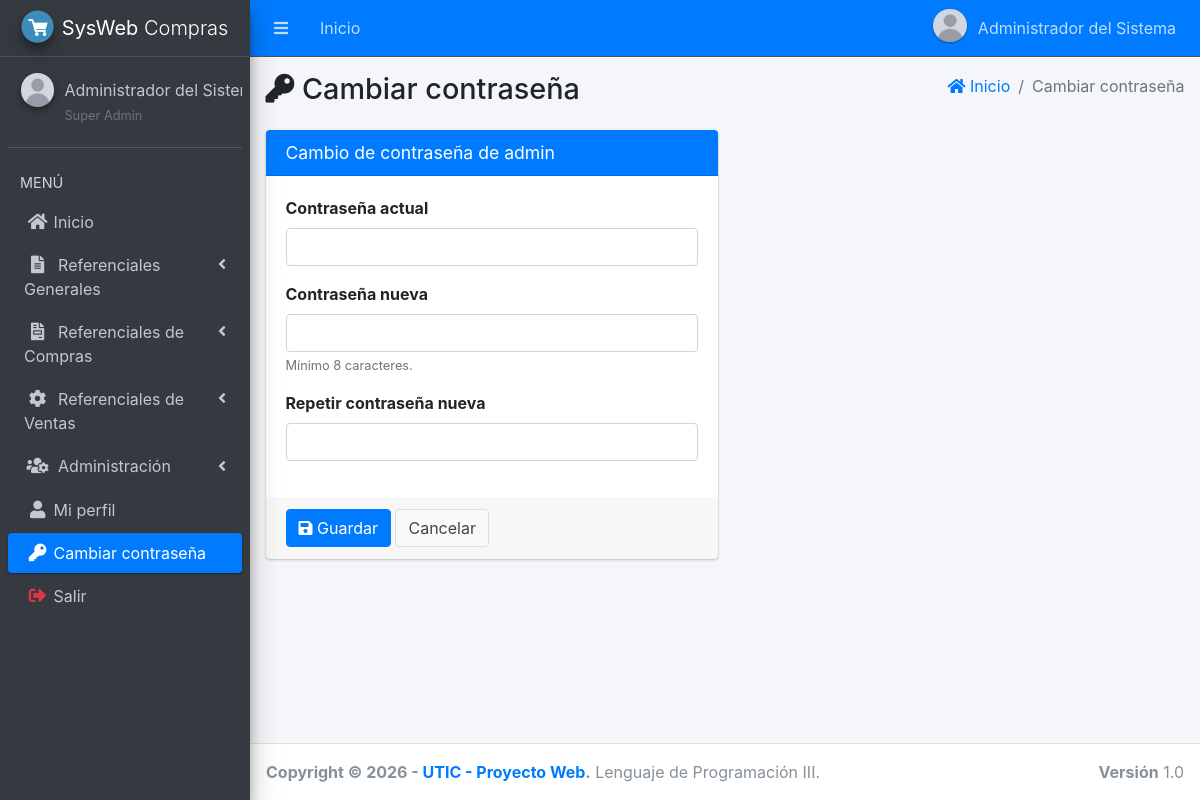
Page /main.php?module=password (signed in) on the committed database.
### tables this page shows
CREATE TABLE menu (
    id_menu   INT AUTO_INCREMENT PRIMARY KEY,
    id_padre  INT NULL COMMENT 'NULL = opción de primer nivel o grupo',
    titulo    VARCHAR(50) NOT NULL,
    icono     VARCHAR(50) NOT NULL DEFAULT 'far fa-circle',
    modulo    VARCHAR(30) NULL COMMENT 'Clave del módulo (main.php?module=...). NULL = grupo',
    orden     INT NOT NULL DEFAULT 0,
    UNIQUE KEY uk_menu_modulo (modulo),
    CONSTRAINT fk_menu_padre FOREIGN KEY (id_padre)
        REFERENCES menu (id_menu) ON UPDATE CASCADE ON DELETE CASCADE
);

### app/config/database.php (called while the page is built, shortened)
<?php
function db(): PDO
{
    static $pdo = null;
    if ($pdo === null) {
        $dsn = 'mysql:host=' . DB_HOST . ';port=' . DB_PORT . ';dbname=' . DB_NAME . ';charset=utf8mb4';
        try {
            $pdo = new PDO($dsn, DB_USER, DB_PASS, [
                PDO::ATTR_ERRMODE            => PDO::ERRMODE_EXCEPTION,
                PDO::ATTR_DEFAULT_FETCH_MODE => PDO::FETCH_ASSOC,
                PDO::ATTR_EMULATE_PREPARES   => false,
            ]);
            $pdo->exec("SET time_zone = '" . date('P') . "'");
        } catch (PDOException $e) {
            error_log('Error de conexión: ' . $e->getMessage());
            http_response_code(500);
            exit('No se pudo conectar con la base de datos. Verifique la configuración en config/config.php.');
        }
    }
    return $pdo;
}

### app/core/rutas.php (called while the page is built, shortened)
<?php
return [
    'start'             => ['start.php',                 'start'],
    'password'          => ['password/form.php',         'password'],
    'perfil'            => ['perfil/view.php',           'perfil'],
    'form_perfil'       => ['perfil/form.php',           'perfil'],
    'user'              => ['user/view.php',             'user'],
    'form_user'         => ['user/form.php',             'user'],
    'permisos'          => ['permisos/view.php',         'permisos'],
    'departamento'      => ['departamento/view.php',     'departamento'],
    'form_departamento' => ['departamento/form.php',     'departamento'],
    'ciudad'            => ['ciudad/view.php',           'ciudad'],
    'form_ciudad'       => ['ciudad/form.php',           'ciudad'],
    'proveedores'       => ['proveedores/view.php',      'proveedores'],
    'form_proveedores'  => ['proveedores/form.php',      'proveedores'],
    'deposito'          => ['simple/view.php',           'deposito'],
    'form_deposito'     => ['simple/form.php',           'deposito'],
    'tipo_producto'     => ['simple/view.php',           'tipo_producto'],
    'form_tipo_producto'=> ['simple/form.php',           'tipo_producto'],
    'u_medida'          => ['simple/view.php',           'u_medida'],
    'form_u_medida'     => ['simple/form.php',           'u_medida'],
    'productos'         => ['productos/view.php',        'productos'],
    'form_productos'    => ['productos/form.php',        'productos'],
    'clientes'          => ['clientes/view.php',         'clientes'],
    'form_clientes'     => ['clientes/form.php',         'clientes'],
    'compras'           => ['compras/view.php',          'compras'],
    'form_compras'      => ['compras/form.php',          'compras'],
    'detalle_compras'   => ['compras/detalle.php',       'compras'],
    'ventas'            => ['ventas/view.php',           'ventas'],
    'form_ventas'       => ['ventas/form.php',           'ventas'],
    'detalle_ventas'    => ['ventas/detalle.php',        'ventas'],
    'reporte_ventas'    => ['reporte_ventas/view.php',   'reporte_ventas'],
    'timbrado'          => ['timbrado/view.php',         'timbrado'],
    'stock'             => ['stock/view.php',            'stock'],
    'reporte_compras'   => ['reporte_compras/view.php',  'reporte_compras'],
];

### app/views/layout/content.php (called while the page is built, shortened)
<?php
[$archivo, $permiso] = $rutas[$module];
include __DIR__ . '/../' . $archivo;

### app/core/session.php (the view, shortened to what this page needs)
<?php
require_once __DIR__ . '/../config/database.php';
function modulos_permitidos(): array
{
    static $cache = null;
    if ($cache === null) {
        $cache = [];
        if (!empty($_SESSION['id_rol'])) {
            $st = db()->prepare('SELECT m.modulo FROM permisos p
                                 JOIN menu m ON m.id_menu = p.id_menu
                                 WHERE p.id_rol = ? AND m.modulo IS NOT NULL');
            $st->execute([$_SESSION['id_rol']]);
            $cache = $st->fetchAll(PDO::FETCH_COLUMN);
        }
    }
    return $cache;
}
function can(string $modulo): bool
{
    return in_array($modulo, modulos_permitidos(), true);
}
function e($valor): string
{
    return htmlspecialchars((string) $valor, ENT_QUOTES, 'UTF-8');
}
function encabezado(string $titulo, string $icono, array $migas = []): void
{
    echo '<section class="content-header"><div class="container-fluid"><div class="row mb-2">';
    echo '<div class="col-sm-6"><h1><i class="' . e($icono) . '"></i> ' . e($titulo) . '</h1></div>';
    echo '<div class="col-sm-6"><ol class="breadcrumb float-sm-right">';
    echo '<li class="breadcrumb-item"><a href="main.php?module=start"><i class="fas fa-home"></i> Inicio</a></li>';
    foreach ($migas as $texto => $url) {
        echo $url === null
            ? '<li class="breadcrumb-item active">' . e($texto) . '</li>'
            : '<li class="breadcrumb-item"><a href="' . e($url) . '">' . e($texto) . '</a></li>';
    }
    echo '</ol></div></div></div></section>';
}
function foto_url(?string $foto): string
{
    return 'assets/img/user-default.png';
}

### app/views/layout/side_menu.php (shortened to what this page needs)
<?php
$items = db()->query('SELECT id_menu, id_padre, titulo, icono, modulo FROM menu ORDER BY orden, id_menu')->fetchAll();
$raiz  = [];
$hijos = [];
foreach ($items as $it) {
    if ($it['id_padre'] === null) {
        $raiz[] = $it;
    } else {
        $hijos[(int) $it['id_padre']][] = $it;
    }
}
function menu_enlace(array $it, string $modulo_actual, bool $hijo): string
{
    $activo = $it['modulo'] === $modulo_actual ? ' active' : '';
    $icono  = $hijo ? 'far fa-circle nav-icon' : 'nav-icon ' . $it['icono'];
    return '<li class="nav-item"><a href="main.php?module=' . e($it['modulo']) . '" class="nav-link' . $activo . '">'
         . '<i class="' . e($icono) . '"></i><p>' . e($it['titulo']) . '</p></a></li>';
}
?>
<aside class="main-sidebar sidebar-dark-primary elevation-4">
    <a href="main.php?module=start" class="brand-link">
        <img src="assets/img/logo.png" alt="Logo" class="brand-image img-circle elevation-3">
        <span class="brand-text font-weight-light"><b><?= e(APP_SHORT) ?></b> Compras</span>
    </a>
    <div class="sidebar">
        <div class="user-panel mt-3 pb-3 mb-3 d-flex">
            <div class="image">
                <img src="<?= e(foto_url($_SESSION['foto'] ?? null)) ?>" class="img-circle elevation-2" alt="Foto">
            </div>
            <div class="info">
                <a href="main.php?module=perfil" class="d-block"><?= e($_SESSION['nombre']) ?></a>
                <small class="text-muted"><?= e($_SESSION['rol']) ?></small>
            </div>
        </div>
        <nav class="mt-2">
            <ul class="nav nav-pills nav-sidebar flex-column" data-widget="treeview" role="menu" data-accordion="false">
                <li class="nav-header">MENÚ</li>
                <?php foreach ($raiz as $it): ?>
                    <?php if ($it['modulo'] !== null): ?>
                        <?php if (can($it['modulo'])) echo menu_enlace($it, $modulo_actual, false); ?>
                    <?php else:
                        $visibles = array_filter($hijos[(int) $it['id_menu']] ?? [], static function ($h) {
                            return can($h['modulo']);
                        });
                        $abierto = in_array($modulo_actual, array_column($visibles, 'modulo'), true);
                    ?>
                        <li class="nav-item<?= $abierto ? ' menu-open' : '' ?>">
                            <a href="#" class="nav-link<?= $abierto ? ' active' : '' ?>">
                                <i class="nav-icon <?= e($it['icono']) ?>"></i>
                                <p><?= e($it['titulo']) ?> <i class="right fas fa-angle-left"></i></p>
                            </a>
                        </li>
                    <?php endif; ?>
                <?php endforeach; ?>
                <li class="nav-item">
                    <a href="#" class="nav-link" data-toggle="modal" data-target="#modalSalir">
                        <i class="nav-icon fas fa-sign-out-alt text-danger"></i><p>Salir</p>
                    </a>
                </li>
            </ul>
        </nav>
    </div>
</aside>

### public/assets/css/style.css (style rules this page uses)
.user-image, .user-panel .image img, .user-header img { object-fit: cover; }

### rows in the picture
menu: titulo "Inicio"
menu: titulo "Referenciales Generales"
menu: titulo "Referenciales de Compras"
menu: titulo "Referenciales de Ventas"
menu: titulo "Administración"
menu: titulo "Mi perfil"
menu: titulo "Cambiar contraseña"

### other values in the picture
$_SESSION['nombre'] "Administrador del Sistema"
APP_SHORT "SysWeb"
$_SESSION['nombre'] "Administrador del…"
$_SESSION['rol'] "Super Admin"
$texto "Cambiar contraseña"
$_SESSION['usuario'] "admin"
